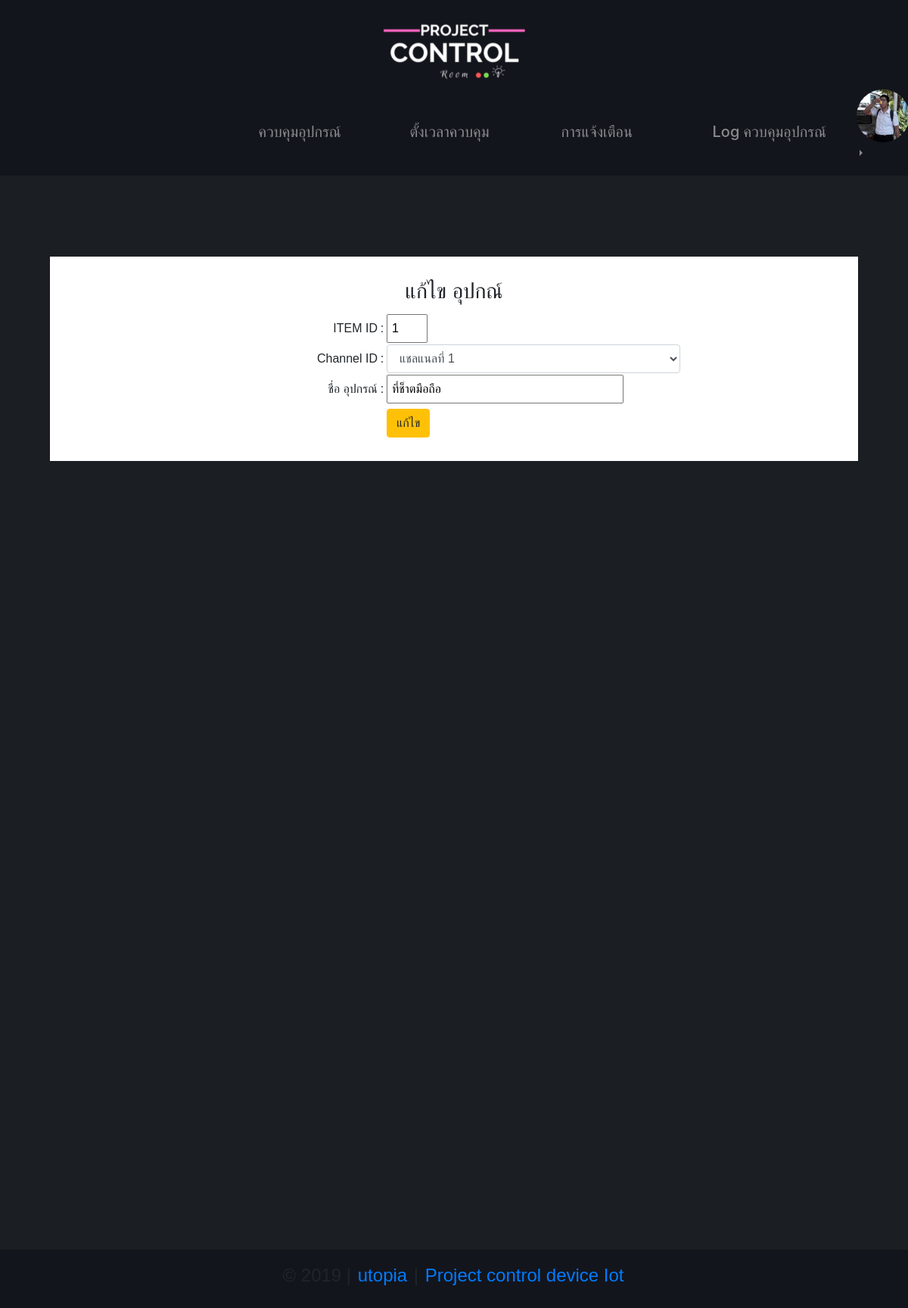
The page /projectcontrol/edititem.php?id=1 (signed in) on the database its author committed.
### tables this page shows
CREATE TABLE `users` (
  `userid` int(2) NOT NULL,
  `username` varchar(50) NOT NULL,
  `password` varchar(50) NOT NULL,
  `fname` varchar(50) NOT NULL,
  `lname` varchar(50) NOT NULL,
  `email` varchar(50) NOT NULL,
  `picture` varchar(100) NOT NULL,
  `date` timestamp NULL DEFAULT CURRENT_TIMESTAMP,
  `status` varchar(1) NOT NULL DEFAULT 'Y'
);

CREATE TABLE `item` (
  `itemid` int(2) NOT NULL,
  `channelid` int(2) NOT NULL,
  `itemname` varchar(100) NOT NULL DEFAULT 'None'
);

### projectcontrol/edititem.php (the view, shortened to what this page needs)
<?php
require "head.php";
require "inc/connect.php";
if ($_POST['submit'] != null) {
    $channelid = $_POST['channelid'];
    $itemname = $_POST['itemname'];
    $itemid = $_POST['itemid'];
    $sql = "UPDATE `item` SET `itemname`='$itemname',`channelid`='$channelid'
     WHERE itemid=$itemid";
    $result = mysqli_query($con, $sql);
    if ($result == 1) {
        echo ' <script type="text/javascript">
            window.location="viewitem.php";
            </script>';
    }
    mysqli_close($con);
} else if ($_GET['id'] != null) {
    $id = $_GET['id'];
    $sql = "SELECT `itemid`, `channelid`, `itemname` FROM `item` WHERE itemid=$id";
    $result = mysqli_query($con, $sql);
    if ($result) {
        $row = mysqli_fetch_array($result);
        $ichannelid = $row['channelid'];
        $itemid = $row['itemid'];
        $itemname = $row['itemname'];
    }
}
$sql1 = "SELECT `channelid` FROM `channel`";
$result1 = mysqli_query($con, $sql1);
?>
<link rel="stylesheet" href="css/stylecontent.css">
<div class="container">
    <div class="box1">
        <form class="form1" method="post" action="" enctype="multipart/form-data">
            <table width="600" border="0" cellspacing="1" cellpadding="1" align="center" class="table1">
                <tr>
                    <td height="50" align="center">
                        <h3>แก้ไข อุปกณ์</h3>
                    </td>
                </tr>
            </table>
            <table width="600" border="0" cellspacing="1" cellpadding="1" align="center">
                <tr>
                    <td width="200" align="right">ITEM ID</td>
                    <td width="10" align="center">:</td>
                    <td><input name="itemid" type="text" size="2" value="<?php echo $itemid; ?>" readonly></td>
                <tr>
                    <td width="200" align="right">Channel ID</td>
                    <td width="10" align="center">:</td>
                    <td><select class="form-control" name="channelid">
                            <?php
                            if ($result1) {
                                while ($row1 = mysqli_fetch_array($result1)) {
                                    $channelid = $row1["channelid"];
                            ?>
                                    <option value="<?php echo $channelid; ?>" <?php if ($ichannelid == $channelid) {
                                                                                    echo 'selected="selected"';
                                                                                } ?>>แชลแนลที่ <?php echo $channelid; ?></option>
                            <?php
                                }
                            }
                            ?>
                        </select> </td>
                </tr>
                <tr>
                    <td width="200" align="right">ชื่อ อุปกรณ์</td>
                    <td width="10" align="center">:</td>
                    <td><input name="itemname" type="text" size="30" value="<?php echo $itemname; ?>"></td>
                </tr>
                <td height="50" align="right">&nbsp;</td>
                <td align="center">&nbsp;</td>
                <td><button class="btn btn-warning" type="submit" name="submit" value="submit">แก้ไข</button></td>
                </tr>
            </table>
        </form>
    </div>
</div>
<?php
require "footer.php";
?>

### projectcontrol/head.php (shortened to what this page needs)
<?php
require "inc/connect.php";
$userid = $_SESSION['userid'];
$sessionstatus = $_SESSION['status'];
$sql = "SELECT * FROM users WHERE userid=$userid";
$result = mysqli_query($con, $sql);
$row = mysqli_fetch_array($result);
$profileimg  = $row['picture'];
?>
<!DOCTYPE html>
<html lang="en">
<head>
    <link rel="stylesheet" href="css/stylefooter.css">
    <link rel="stylesheet" href="css/styleheader.css">
    <link rel="stylesheet" href="//cdnjs.cloudflare.com/ajax/libs/timepicker/1.3.5/jquery.timepicker.min.css">
    <link rel="stylesheet" href="https://maxcdn.bootstrapcdn.com/bootstrap/4.0.0/css/bootstrap.min.css">
    <link rel="stylesheet" href="https://use.fontawesome.com/releases/v5.8.1/css/all.css">
</head>
<body style="background-color:#1b1f23">
    <div class="row">
        <div class="col-sm" style="background-color: #13151c">
        </div>
        <div class="col-sm-3" style="background-color: #13151c">
            <a href="<?php if ($sessionstatus != "R") {
                            echo "indexuser.php";
                        } else {
                            echo "viewchannel.php";
                        } ?>">
                <img src="img/Project.png" class="img-fluid" alt="Responsive image">
            </a>
        </div>
        <div class="col-sm" style="background-color: #13151c">
        </div>
    </div>
    <div class="row" style="background-color: #13151c">
        <div class="col-md-6 offset-md-3" style="background-color: #13151c">
            <header>
                <nav class="navbar navbar-expand-lg navbar-dark">
                    <div class="collapse navbar-collapse" id="navbarTogglerDemo01" style="height:100px;">
                            <?php if ($sessionstatus != 'R') { ?>
                                <ul class="navbar-nav">
                                    <li class="nav-item">
                                        <a class="nav-link" href="indexuser.php">
                                            <h5>ควบคุมอุปกรณ์</h5>
                                        </a>
                                    </li>
                                    <li class="nav-item">
                                        <a class="nav-link" href="timeControl.php">
                                            <h5>ตั้งเวลาควบคุม</h5>
                                        </a>
                                    </li>
                                    <li class="nav-item">
                                        <a class="nav-link" href="notify.php">
                                            <h5>การแจ้งเตือน</h5>
                                        </a>
                                    </li>
                                    <li class="nav-item">
                                        <a class="nav-link" href="log.php">
                                            <h5>Log ควบคุมอุปกรณ์</h5>
                                        </a>
                                    </li>
                                <?php } ?>
                                </ul>
                                <div class="btn-group dropright" style="margin-bottom:2%;">
                                    <ul class="navbar-nav">
                                        <li class="nav-link dropdown-toggle dropdown-toggle-split" role="button" data-toggle="dropdown" aria-haspopup="true" aria-expanded="false">
                                            <img src="upload/pic/<?php echo  $profileimg; ?>" class="rounded-circle" style="width:70px;height:70px">
                                        </li>
                                    </ul>
                                </div>
                    </div>
                </nav>
            </header>
        </div>
    </div>
    <div class="row" style="height:100%;">
        <div class="col-sm">
        </div>
        <div class="col-sm-11" style="height:auto;">

### projectcontrol/css/styleheader.css (style rules this page uses)
body { position:absolute; top: 0; bottom: 0; left: 0; right: 0; height: 100%; display: block; }
a { padding: 2px; }
h6 , h5 { font-family: 'Poiret One', cursive; }
li.nav-item { padding: 10px; width: 200px; height: 60px; }

### projectcontrol/css/stylecontent.css (style rules this page uses)
.box1 { margin-top: 10%; background-color: white; padding: 25px; }
input { padding: 5px; }
td { font-family: Verdana, Geneva, Tahoma, sans-serif; font-size: 16px; }

### rows shown on the page
users: picture (picture)
item: itemid "1", channelid "แชลแนลที่ 1", itemname "ที่ช็าตมือถือ"
